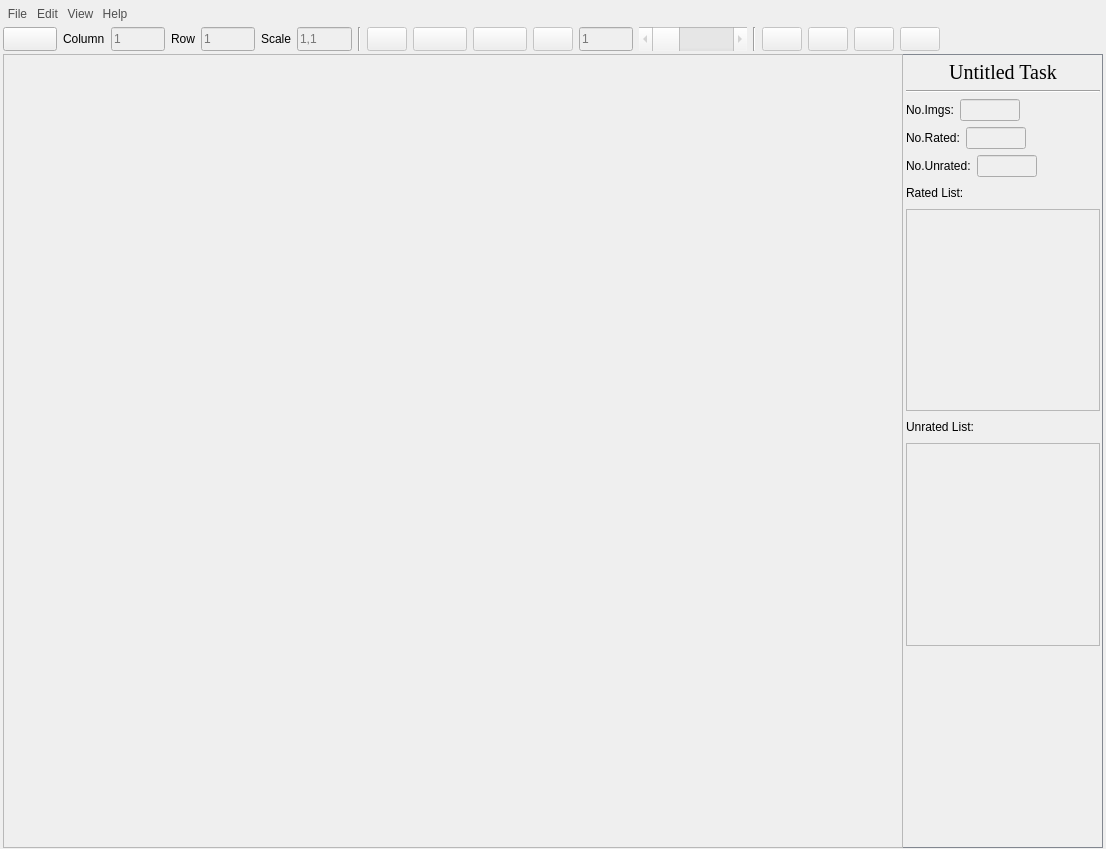
<?xml version="1.0" encoding="UTF-8"?>
<ui version="4.0">
 <class>Form</class>
 <widget class="QWidget" name="Form">
  <property name="enabled">
   <bool>true</bool>
  </property>
  <property name="geometry">
   <rect>
    <x>0</x>
    <y>0</y>
    <width>1106</width>
    <height>849</height>
   </rect>
  </property>
  <property name="windowTitle">
   <string>USTool</string>
  </property>
  <property name="windowIcon">
   <iconset>
    <normaloff>../img/icons/logo.png</normaloff>../img/icons/logo.png</iconset>
  </property>
  <property name="styleSheet">
   <string notr="true">QGroupBox {
border: 0px solid;
}</string>
  </property>
  <layout class="QVBoxLayout" name="verticalLayout_2" stretch="1,1,30">
   <property name="spacing">
    <number>0</number>
   </property>
   <property name="leftMargin">
    <number>3</number>
   </property>
   <property name="topMargin">
    <number>1</number>
   </property>
   <property name="rightMargin">
    <number>3</number>
   </property>
   <property name="bottomMargin">
    <number>1</number>
   </property>
   <item>
    <widget class="QGroupBox" name="navibar">
     <property name="styleSheet">
      <string notr="true">QToolButton{
border:none;
background-color:transparent;
font: 75 10pt &quot;Times New Roman&quot;;
color:#4f4f4f
}
QToolButton::menu-indicator{image: url(./img/icons/none.png);}
</string>
     </property>
     <property name="title">
      <string/>
     </property>
     <layout class="QHBoxLayout" name="horizontalLayout_3" stretch="1,0,1,1,20">
      <property name="spacing">
       <number>0</number>
      </property>
      <property name="leftMargin">
       <number>0</number>
      </property>
      <property name="topMargin">
       <number>0</number>
      </property>
      <property name="rightMargin">
       <number>0</number>
      </property>
      <property name="bottomMargin">
       <number>0</number>
      </property>
      <item>
       <widget class="QToolButton" name="navi_btn_file">
        <property name="sizePolicy">
         <sizepolicy hsizetype="Fixed" vsizetype="Fixed">
          <horstretch>0</horstretch>
          <verstretch>0</verstretch>
         </sizepolicy>
        </property>
        <property name="text">
         <string>File</string>
        </property>
        <property name="popupMode">
         <enum>QToolButton::InstantPopup</enum>
        </property>
        <property name="toolButtonStyle">
         <enum>Qt::ToolButtonTextOnly</enum>
        </property>
        <property name="autoRaise">
         <bool>false</bool>
        </property>
        <property name="arrowType">
         <enum>Qt::NoArrow</enum>
        </property>
       </widget>
      </item>
      <item>
       <widget class="QToolButton" name="navi_btn_edit">
        <property name="sizePolicy">
         <sizepolicy hsizetype="Fixed" vsizetype="Fixed">
          <horstretch>0</horstretch>
          <verstretch>0</verstretch>
         </sizepolicy>
        </property>
        <property name="text">
         <string>Edit</string>
        </property>
        <property name="popupMode">
         <enum>QToolButton::InstantPopup</enum>
        </property>
        <property name="toolButtonStyle">
         <enum>Qt::ToolButtonTextOnly</enum>
        </property>
       </widget>
      </item>
      <item>
       <widget class="QToolButton" name="navi_btn_view">
        <property name="sizePolicy">
         <sizepolicy hsizetype="Fixed" vsizetype="Fixed">
          <horstretch>0</horstretch>
          <verstretch>0</verstretch>
         </sizepolicy>
        </property>
        <property name="text">
         <string>View</string>
        </property>
        <property name="popupMode">
         <enum>QToolButton::InstantPopup</enum>
        </property>
        <property name="toolButtonStyle">
         <enum>Qt::ToolButtonTextOnly</enum>
        </property>
       </widget>
      </item>
      <item>
       <widget class="QToolButton" name="navi_btn_help">
        <property name="sizePolicy">
         <sizepolicy hsizetype="Fixed" vsizetype="Fixed">
          <horstretch>0</horstretch>
          <verstretch>0</verstretch>
         </sizepolicy>
        </property>
        <property name="styleSheet">
         <string notr="true"/>
        </property>
        <property name="text">
         <string>Help</string>
        </property>
        <property name="popupMode">
         <enum>QToolButton::InstantPopup</enum>
        </property>
        <property name="toolButtonStyle">
         <enum>Qt::ToolButtonTextOnly</enum>
        </property>
       </widget>
      </item>
      <item>
       <spacer name="horizontalSpacer_2">
        <property name="orientation">
         <enum>Qt::Horizontal</enum>
        </property>
        <property name="sizeHint" stdset="0">
         <size>
          <width>40</width>
          <height>20</height>
         </size>
        </property>
       </spacer>
      </item>
     </layout>
    </widget>
   </item>
   <item>
    <widget class="QGroupBox" name="toolbar">
     <property name="styleSheet">
      <string notr="true">QPushButton:pressed{padding-left:2px;padding-top:2px;}</string>
     </property>
     <property name="alignment">
      <set>Qt::AlignLeading|Qt::AlignLeft|Qt::AlignTop</set>
     </property>
     <layout class="QHBoxLayout" name="horizontalLayout" stretch="1,0,1,0,1,0,1,1,0,1,1,0,1,2,0,0,0,0,0,3">
      <property name="spacing">
       <number>6</number>
      </property>
      <property name="leftMargin">
       <number>0</number>
      </property>
      <property name="topMargin">
       <number>0</number>
      </property>
      <property name="rightMargin">
       <number>0</number>
      </property>
      <property name="bottomMargin">
       <number>3</number>
      </property>
      <item>
       <widget class="QPushButton" name="tool_btn_openfolder">
        <property name="sizePolicy">
         <sizepolicy hsizetype="Minimum" vsizetype="Fixed">
          <horstretch>0</horstretch>
          <verstretch>0</verstretch>
         </sizepolicy>
        </property>
        <property name="maximumSize">
         <size>
          <width>60</width>
          <height>24</height>
         </size>
        </property>
        <property name="toolTip">
         <string>&lt;html&gt;&lt;head/&gt;&lt;body&gt;&lt;p&gt;Open a folder&lt;/p&gt;&lt;/body&gt;&lt;/html&gt;</string>
        </property>
        <property name="text">
         <string/>
        </property>
        <property name="icon">
         <iconset>
          <normaloff>../img/icons/filefolder.png</normaloff>../img/icons/filefolder.png</iconset>
        </property>
        <property name="iconSize">
         <size>
          <width>16</width>
          <height>16</height>
         </size>
        </property>
       </widget>
      </item>
      <item>
       <widget class="QLabel" name="label_5">
        <property name="maximumSize">
         <size>
          <width>60</width>
          <height>24</height>
         </size>
        </property>
        <property name="toolTip">
         <string>&lt;html&gt;&lt;head/&gt;&lt;body&gt;&lt;p&gt;Displayed columns&lt;/p&gt;&lt;/body&gt;&lt;/html&gt;</string>
        </property>
        <property name="autoFillBackground">
         <bool>true</bool>
        </property>
        <property name="styleSheet">
         <string notr="true">font: 75 10pt &quot;Times New Roman&quot;;</string>
        </property>
        <property name="text">
         <string>Column</string>
        </property>
       </widget>
      </item>
      <item>
       <widget class="QLineEdit" name="tool_lineEdit_column">
        <property name="enabled">
         <bool>false</bool>
        </property>
        <property name="maximumSize">
         <size>
          <width>60</width>
          <height>24</height>
         </size>
        </property>
        <property name="styleSheet">
         <string notr="true">font: 75 10pt &quot;Times New Roman&quot;;</string>
        </property>
        <property name="placeholderText">
         <string>1</string>
        </property>
       </widget>
      </item>
      <item>
       <widget class="QLabel" name="label_6">
        <property name="maximumSize">
         <size>
          <width>60</width>
          <height>24</height>
         </size>
        </property>
        <property name="toolTip">
         <string>&lt;html&gt;&lt;head/&gt;&lt;body&gt;&lt;p&gt;Displayed rows&lt;/p&gt;&lt;/body&gt;&lt;/html&gt;</string>
        </property>
        <property name="styleSheet">
         <string notr="true">font: 75 10pt &quot;Times New Roman&quot;;</string>
        </property>
        <property name="text">
         <string>Row</string>
        </property>
       </widget>
      </item>
      <item>
       <widget class="QLineEdit" name="tool_lineEdit_row">
        <property name="enabled">
         <bool>false</bool>
        </property>
        <property name="maximumSize">
         <size>
          <width>60</width>
          <height>24</height>
         </size>
        </property>
        <property name="styleSheet">
         <string notr="true">font: 75 10pt &quot;Times New Roman&quot;;</string>
        </property>
        <property name="placeholderText">
         <string>1</string>
        </property>
       </widget>
      </item>
      <item>
       <widget class="QLabel" name="label_7">
        <property name="maximumSize">
         <size>
          <width>60</width>
          <height>24</height>
         </size>
        </property>
        <property name="toolTip">
         <string>&lt;html&gt;&lt;head/&gt;&lt;body&gt;&lt;p&gt;Displayed scale&lt;/p&gt;&lt;/body&gt;&lt;/html&gt;</string>
        </property>
        <property name="styleSheet">
         <string notr="true">font: 75 10pt &quot;Times New Roman&quot;;</string>
        </property>
        <property name="text">
         <string>Scale</string>
        </property>
       </widget>
      </item>
      <item>
       <widget class="QLineEdit" name="tool_lineEdit_scale">
        <property name="enabled">
         <bool>false</bool>
        </property>
        <property name="maximumSize">
         <size>
          <width>60</width>
          <height>24</height>
         </size>
        </property>
        <property name="styleSheet">
         <string notr="true">font: 75 10pt &quot;Times New Roman&quot;;</string>
        </property>
        <property name="placeholderText">
         <string>1,1</string>
        </property>
       </widget>
      </item>
      <item>
       <widget class="Line" name="line">
        <property name="orientation">
         <enum>Qt::Vertical</enum>
        </property>
       </widget>
      </item>
      <item>
       <widget class="QPushButton" name="tool_btn_previous_unrated">
        <property name="enabled">
         <bool>false</bool>
        </property>
        <property name="maximumSize">
         <size>
          <width>60</width>
          <height>24</height>
         </size>
        </property>
        <property name="toolTip">
         <string>&lt;html&gt;&lt;head/&gt;&lt;body&gt;&lt;p&gt;Previous unrated&lt;/p&gt;&lt;/body&gt;&lt;/html&gt;</string>
        </property>
        <property name="text">
         <string/>
        </property>
        <property name="icon">
         <iconset>
          <normaloff>../img/icons/previous_unrated.png</normaloff>../img/icons/previous_unrated.png</iconset>
        </property>
       </widget>
      </item>
      <item>
       <widget class="QPushButton" name="tool_btn_previous">
        <property name="enabled">
         <bool>false</bool>
        </property>
        <property name="maximumSize">
         <size>
          <width>60</width>
          <height>24</height>
         </size>
        </property>
        <property name="toolTip">
         <string>&lt;html&gt;&lt;head/&gt;&lt;body&gt;&lt;p&gt;Previous&lt;/p&gt;&lt;/body&gt;&lt;/html&gt;</string>
        </property>
        <property name="text">
         <string/>
        </property>
        <property name="icon">
         <iconset>
          <normaloff>../img/icons/previous.png</normaloff>../img/icons/previous.png</iconset>
        </property>
       </widget>
      </item>
      <item>
       <widget class="QPushButton" name="tool_btn_next">
        <property name="enabled">
         <bool>false</bool>
        </property>
        <property name="maximumSize">
         <size>
          <width>60</width>
          <height>24</height>
         </size>
        </property>
        <property name="toolTip">
         <string>&lt;html&gt;&lt;head/&gt;&lt;body&gt;&lt;p&gt;Next&lt;/p&gt;&lt;/body&gt;&lt;/html&gt;</string>
        </property>
        <property name="text">
         <string/>
        </property>
        <property name="icon">
         <iconset>
          <normaloff>../img/icons/next.png</normaloff>../img/icons/next.png</iconset>
        </property>
       </widget>
      </item>
      <item>
       <widget class="QPushButton" name="tool_btn_next_unrated">
        <property name="enabled">
         <bool>false</bool>
        </property>
        <property name="maximumSize">
         <size>
          <width>60</width>
          <height>24</height>
         </size>
        </property>
        <property name="toolTip">
         <string>&lt;html&gt;&lt;head/&gt;&lt;body&gt;&lt;p&gt;Next unrated&lt;/p&gt;&lt;/body&gt;&lt;/html&gt;</string>
        </property>
        <property name="text">
         <string/>
        </property>
        <property name="icon">
         <iconset>
          <normaloff>../img/icons/next_unrated.png</normaloff>../img/icons/next_unrated.png</iconset>
        </property>
       </widget>
      </item>
      <item>
       <widget class="QLineEdit" name="tool_lineEdit_serial">
        <property name="enabled">
         <bool>false</bool>
        </property>
        <property name="maximumSize">
         <size>
          <width>60</width>
          <height>24</height>
         </size>
        </property>
        <property name="styleSheet">
         <string notr="true">font: 75 10pt &quot;Times New Roman&quot;;</string>
        </property>
        <property name="placeholderText">
         <string>1</string>
        </property>
       </widget>
      </item>
      <item>
       <widget class="QScrollBar" name="tool_hScrollBar_serial">
        <property name="enabled">
         <bool>false</bool>
        </property>
        <property name="sizePolicy">
         <sizepolicy hsizetype="Preferred" vsizetype="Fixed">
          <horstretch>0</horstretch>
          <verstretch>0</verstretch>
         </sizepolicy>
        </property>
        <property name="maximumSize">
         <size>
          <width>200</width>
          <height>24</height>
         </size>
        </property>
        <property name="orientation">
         <enum>Qt::Horizontal</enum>
        </property>
       </widget>
      </item>
      <item>
       <widget class="Line" name="line_2">
        <property name="orientation">
         <enum>Qt::Vertical</enum>
        </property>
       </widget>
      </item>
      <item>
       <widget class="QPushButton" name="tool_btn_cancel">
        <property name="enabled">
         <bool>false</bool>
        </property>
        <property name="maximumSize">
         <size>
          <width>60</width>
          <height>24</height>
         </size>
        </property>
        <property name="toolTip">
         <string>&lt;html&gt;&lt;head/&gt;&lt;body&gt;&lt;p&gt;Cancel like&lt;/p&gt;&lt;/body&gt;&lt;/html&gt;</string>
        </property>
        <property name="text">
         <string/>
        </property>
        <property name="icon">
         <iconset>
          <normaloff>../img/icons/cancel_like.png</normaloff>../img/icons/cancel_like.png</iconset>
        </property>
       </widget>
      </item>
      <item>
       <widget class="QPushButton" name="tool_btn_auto">
        <property name="enabled">
         <bool>false</bool>
        </property>
        <property name="maximumSize">
         <size>
          <width>60</width>
          <height>24</height>
         </size>
        </property>
        <property name="toolTip">
         <string>&lt;html&gt;&lt;head/&gt;&lt;body&gt;&lt;p&gt;Auto next&lt;/p&gt;&lt;/body&gt;&lt;/html&gt;</string>
        </property>
        <property name="text">
         <string/>
        </property>
        <property name="icon">
         <iconset>
          <normaloff>../img/icons/auto_green.png</normaloff>../img/icons/auto_green.png</iconset>
        </property>
       </widget>
      </item>
      <item>
       <widget class="QPushButton" name="tool_btn_save">
        <property name="enabled">
         <bool>false</bool>
        </property>
        <property name="maximumSize">
         <size>
          <width>60</width>
          <height>24</height>
         </size>
        </property>
        <property name="toolTip">
         <string>&lt;html&gt;&lt;head/&gt;&lt;body&gt;&lt;p&gt;Save task&lt;/p&gt;&lt;/body&gt;&lt;/html&gt;</string>
        </property>
        <property name="styleSheet">
         <string notr="true"/>
        </property>
        <property name="text">
         <string/>
        </property>
        <property name="icon">
         <iconset>
          <normaloff>../img/icons/save.png</normaloff>../img/icons/save.png</iconset>
        </property>
       </widget>
      </item>
      <item>
       <widget class="QPushButton" name="tool_btn_export">
        <property name="enabled">
         <bool>false</bool>
        </property>
        <property name="maximumSize">
         <size>
          <width>60</width>
          <height>24</height>
         </size>
        </property>
        <property name="toolTip">
         <string>&lt;html&gt;&lt;head/&gt;&lt;body&gt;&lt;p&gt;Export excel&lt;/p&gt;&lt;/body&gt;&lt;/html&gt;</string>
        </property>
        <property name="text">
         <string/>
        </property>
        <property name="icon">
         <iconset>
          <normaloff>../img/icons/export.png</normaloff>../img/icons/export.png</iconset>
        </property>
       </widget>
      </item>
      <item>
       <spacer name="horizontalSpacer">
        <property name="orientation">
         <enum>Qt::Horizontal</enum>
        </property>
        <property name="sizeHint" stdset="0">
         <size>
          <width>40</width>
          <height>20</height>
         </size>
        </property>
       </spacer>
      </item>
     </layout>
    </widget>
   </item>
   <item>
    <layout class="QHBoxLayout" name="horizontalLayout_4" stretch="6,1">
     <property name="spacing">
      <number>0</number>
     </property>
     <item>
      <widget class="QScrollArea" name="scrollArea">
       <property name="enabled">
        <bool>true</bool>
       </property>
       <property name="minimumSize">
        <size>
         <width>600</width>
         <height>300</height>
        </size>
       </property>
       <property name="toolTipDuration">
        <number>0</number>
       </property>
       <property name="layoutDirection">
        <enum>Qt::LeftToRight</enum>
       </property>
       <property name="widgetResizable">
        <bool>true</bool>
       </property>
       <property name="alignment">
        <set>Qt::AlignLeading|Qt::AlignLeft|Qt::AlignTop</set>
       </property>
       <widget class="QWidget" name="scrollAreaWidgetContents">
        <property name="geometry">
         <rect>
          <x>0</x>
          <y>0</y>
          <width>896</width>
          <height>790</height>
         </rect>
        </property>
        <property name="minimumSize">
         <size>
          <width>0</width>
          <height>0</height>
         </size>
        </property>
        <property name="styleSheet">
         <string notr="true">background: url(F:/vscodeProject/PyQT/UserStudy/img/background.png) no-repeat;
background-position: center center;</string>
        </property>
        <layout class="QGridLayout" name="gridLayout"/>
       </widget>
      </widget>
     </item>
     <item>
      <widget class="QGroupBox" name="statebar">
       <property name="minimumSize">
        <size>
         <width>200</width>
         <height>0</height>
        </size>
       </property>
       <property name="styleSheet">
        <string notr="true">QLabel{font: 75 10pt &quot;Times New Roman&quot;;}
QLineEdit{font: 75 10pt &quot;Times New Roman&quot;;}
QTextBrowser{font: 75 10pt &quot;Times New Roman&quot;;}
QGroupBox{
border-top: 1px solid #828790;
border-bottom: 1px solid #828790;
border-right: 1px solid #828790;
}</string>
       </property>
       <property name="title">
        <string/>
       </property>
       <layout class="QVBoxLayout" name="verticalLayout_4">
        <property name="leftMargin">
         <number>3</number>
        </property>
        <property name="topMargin">
         <number>0</number>
        </property>
        <property name="rightMargin">
         <number>3</number>
        </property>
        <property name="bottomMargin">
         <number>0</number>
        </property>
        <item>
         <widget class="QLabel" name="state_label_task_name">
          <property name="minimumSize">
           <size>
            <width>0</width>
            <height>30</height>
           </size>
          </property>
          <property name="font">
           <font>
            <family>Times New Roman</family>
            <pointsize>15</pointsize>
            <weight>9</weight>
            <italic>false</italic>
            <bold>false</bold>
            <underline>false</underline>
           </font>
          </property>
          <property name="layoutDirection">
           <enum>Qt::RightToLeft</enum>
          </property>
          <property name="styleSheet">
           <string notr="true">QLabel{font: 75 15pt &quot;Times New Roman&quot;;}</string>
          </property>
          <property name="text">
           <string>Untitled Task</string>
          </property>
          <property name="alignment">
           <set>Qt::AlignBottom|Qt::AlignHCenter</set>
          </property>
          <property name="margin">
           <number>0</number>
          </property>
          <property name="indent">
           <number>-1</number>
          </property>
         </widget>
        </item>
        <item>
         <widget class="Line" name="line_3">
          <property name="orientation">
           <enum>Qt::Horizontal</enum>
          </property>
         </widget>
        </item>
        <item>
         <layout class="QHBoxLayout" name="horizontalLayout_7">
          <item>
           <widget class="QLabel" name="label_3">
            <property name="text">
             <string>No.Imgs:</string>
            </property>
           </widget>
          </item>
          <item>
           <widget class="QLineEdit" name="state_lineEdit_num_imgs">
            <property name="enabled">
             <bool>false</bool>
            </property>
            <property name="sizePolicy">
             <sizepolicy hsizetype="Fixed" vsizetype="Fixed">
              <horstretch>0</horstretch>
              <verstretch>0</verstretch>
             </sizepolicy>
            </property>
            <property name="maximumSize">
             <size>
              <width>60</width>
              <height>24</height>
             </size>
            </property>
            <property name="focusPolicy">
             <enum>Qt::NoFocus</enum>
            </property>
           </widget>
          </item>
          <item>
           <spacer name="horizontalSpacer_3">
            <property name="orientation">
             <enum>Qt::Horizontal</enum>
            </property>
            <property name="sizeHint" stdset="0">
             <size>
              <width>40</width>
              <height>20</height>
             </size>
            </property>
           </spacer>
          </item>
         </layout>
        </item>
        <item>
         <layout class="QHBoxLayout" name="horizontalLayout_8">
          <item>
           <widget class="QLabel" name="label_4">
            <property name="text">
             <string>No.Rated:</string>
            </property>
           </widget>
          </item>
          <item>
           <widget class="QLineEdit" name="state_lineEdit_num_rated">
            <property name="enabled">
             <bool>false</bool>
            </property>
            <property name="sizePolicy">
             <sizepolicy hsizetype="Fixed" vsizetype="Fixed">
              <horstretch>0</horstretch>
              <verstretch>0</verstretch>
             </sizepolicy>
            </property>
            <property name="maximumSize">
             <size>
              <width>60</width>
              <height>24</height>
             </size>
            </property>
            <property name="focusPolicy">
             <enum>Qt::NoFocus</enum>
            </property>
           </widget>
          </item>
          <item>
           <spacer name="horizontalSpacer_4">
            <property name="orientation">
             <enum>Qt::Horizontal</enum>
            </property>
            <property name="sizeHint" stdset="0">
             <size>
              <width>40</width>
              <height>20</height>
             </size>
            </property>
           </spacer>
          </item>
         </layout>
        </item>
        <item>
         <layout class="QHBoxLayout" name="horizontalLayout_6">
          <item>
           <widget class="QLabel" name="label_2">
            <property name="text">
             <string>No.Unrated:</string>
            </property>
           </widget>
          </item>
          <item>
           <widget class="QLineEdit" name="state_lineEdit_num_unrated">
            <property name="enabled">
             <bool>false</bool>
            </property>
            <property name="sizePolicy">
             <sizepolicy hsizetype="Fixed" vsizetype="Fixed">
              <horstretch>0</horstretch>
              <verstretch>0</verstretch>
             </sizepolicy>
            </property>
            <property name="maximumSize">
             <size>
              <width>60</width>
              <height>24</height>
             </size>
            </property>
            <property name="focusPolicy">
             <enum>Qt::NoFocus</enum>
            </property>
           </widget>
          </item>
          <item>
           <spacer name="horizontalSpacer_5">
            <property name="orientation">
             <enum>Qt::Horizontal</enum>
            </property>
            <property name="sizeHint" stdset="0">
             <size>
              <width>40</width>
              <height>20</height>
             </size>
            </property>
           </spacer>
          </item>
         </layout>
        </item>
        <item>
         <layout class="QHBoxLayout" name="horizontalLayout_13">
          <item>
           <widget class="QLabel" name="label_12">
            <property name="maximumSize">
             <size>
              <width>16777215</width>
              <height>20</height>
             </size>
            </property>
            <property name="text">
             <string>Rated List:</string>
            </property>
           </widget>
          </item>
          <item>
           <spacer name="horizontalSpacer_10">
            <property name="orientation">
             <enum>Qt::Horizontal</enum>
            </property>
            <property name="sizeHint" stdset="0">
             <size>
              <width>40</width>
              <height>20</height>
             </size>
            </property>
           </spacer>
          </item>
         </layout>
        </item>
        <item>
         <widget class="QTextBrowser" name="state_textBrowser_rated_list">
          <property name="enabled">
           <bool>false</bool>
          </property>
          <property name="maximumSize">
           <size>
            <width>16777215</width>
            <height>16777215</height>
           </size>
          </property>
         </widget>
        </item>
        <item>
         <layout class="QHBoxLayout" name="horizontalLayout_11">
          <item>
           <widget class="QLabel" name="label_10">
            <property name="sizePolicy">
             <sizepolicy hsizetype="Preferred" vsizetype="Preferred">
              <horstretch>0</horstretch>
              <verstretch>0</verstretch>
             </sizepolicy>
            </property>
            <property name="maximumSize">
             <size>
              <width>16777215</width>
              <height>20</height>
             </size>
            </property>
            <property name="text">
             <string>Unrated List:</string>
            </property>
           </widget>
          </item>
          <item>
           <spacer name="horizontalSpacer_8">
            <property name="orientation">
             <enum>Qt::Horizontal</enum>
            </property>
            <property name="sizeHint" stdset="0">
             <size>
              <width>40</width>
              <height>20</height>
             </size>
            </property>
           </spacer>
          </item>
         </layout>
        </item>
        <item>
         <widget class="QTextBrowser" name="state_textBrowser_unrated_list">
          <property name="enabled">
           <bool>false</bool>
          </property>
          <property name="maximumSize">
           <size>
            <width>16777215</width>
            <height>16777215</height>
           </size>
          </property>
         </widget>
        </item>
        <item>
         <spacer name="verticalSpacer">
          <property name="orientation">
           <enum>Qt::Vertical</enum>
          </property>
          <property name="sizeHint" stdset="0">
           <size>
            <width>20</width>
            <height>40</height>
           </size>
          </property>
         </spacer>
        </item>
       </layout>
      </widget>
     </item>
    </layout>
   </item>
  </layout>
 </widget>
 <resources/>
 <connections/>
</ui>
